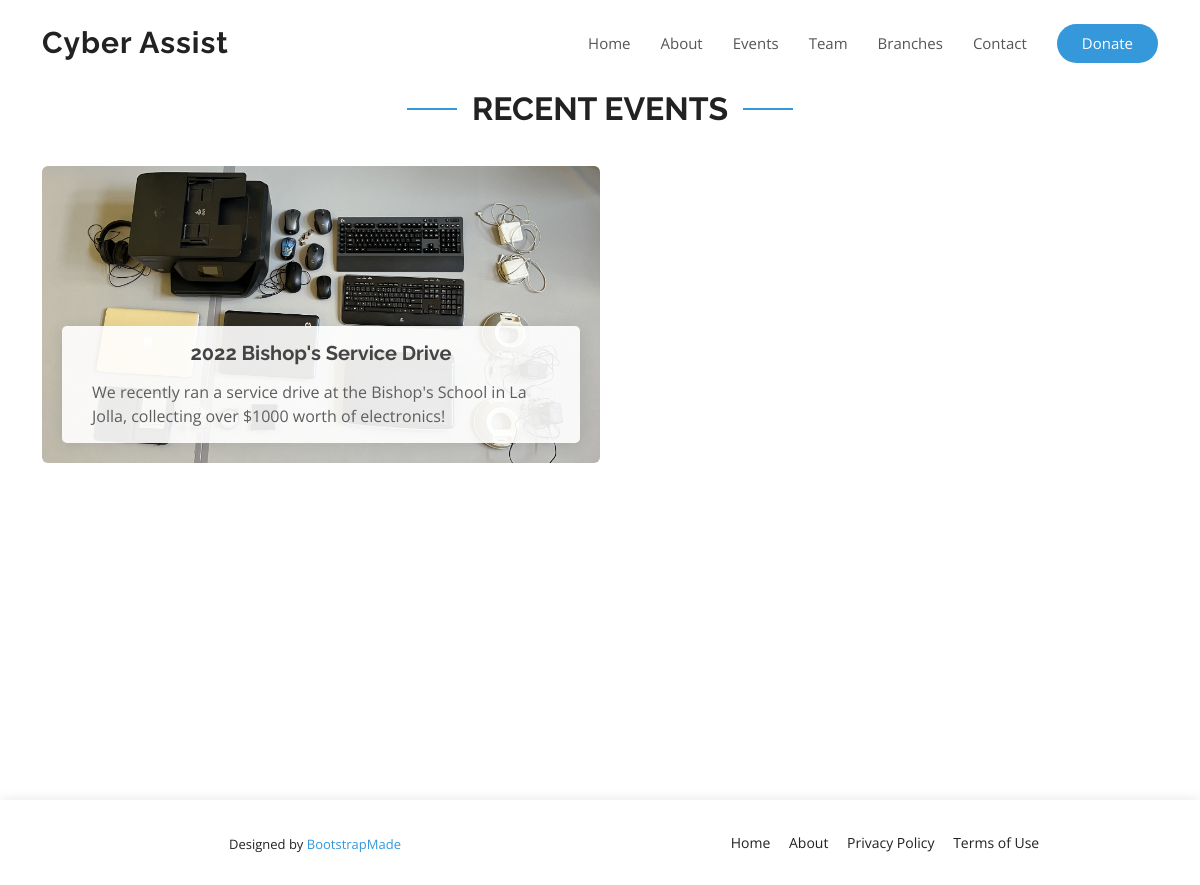
The app's page /events with its own data.
### cawebsite/models.py (models this page shows, shortened)
class Event(models.Model):
    name = models.TextField(verbose_name="name (what you want this event to be called in the admin interface)")
    title = models.TextField()
    desc = models.TextField(verbose_name="description")
    img = models.ImageField(upload_to = "events/", verbose_name="image")

### cawebsite/views.py (the view)
# urls.py: path("events", views.events),
def events(request):
    eventInstances = Event.objects.all()
    return render(request, "cawebsite/events.html", {"eventInstances": eventInstances})

### cawebsite/templates/cawebsite/events.html (shortened to what this page needs)
{% extends 'cawebsite/base.html' %}
{% load static %}
{% block content %}
<div class = "container events more-services" style = "padding-top: 90px; padding-bottom: 70px;">
    <div class="section-title" style = "opacity: 100;" data-aos="fade-up">
        <h2>Recent Events</h2>
        </div>
    {% for eventInstance in eventInstances %}
    <div class="col-md-6 d-flex align-items-stretch">
        <div class="card" style='background-image: url("{{ eventInstance.img.url }}");' data-aos="fade-up" data-aos-delay="100">
            <div class="card-body">
                <h5 class="card-title">{{ eventInstance.title }}</a></h5>
                <p class="card-text">{{ eventInstance.desc }}</p>
            </div>
        </div>
    </div>
    {% endfor %}
</div>
{% endblock %}

### cawebsite/static/cawebsite/css/style.css (style rules this page uses)
body { font-family: "Open Sans", sans-serif; color: #444444; }
h1, h2, h3, h4, h5, h6 { font-family: "Raleway", sans-serif; }
.section-title { text-align: center; padding-bottom: 30px; }
.section-title h2 { font-size: 32px; font-weight: bold; text-transform: uppercase; position: relative; color: #222222; }
.section-title h2::before, .section-title h2::after { content: ""; width: 50px; height: 2px; background: #3498db; display: inline-block; }
.section-title h2::before { margin: 0 15px 10px 0; }
.section-title h2::after { margin: 0 0 10px 15px; }
.more-services { padding-top: 20px; }
.more-services .card { border: 0; padding: 160px 20px 20px 20px; position: relative; width: 100%; background-size: cover; background-repeat: no-repeat; background-position: center center; }
.more-services .card-body { z-index: 10; background: rgba(255, 255, 255, 0.9); padding: 15px 30px; box-shadow: 0px 2px 15px rgba(0, 0, 0, 0.1); transition: 0.3s; transition: ease-in-out 0.4s; border-radius: 5px; }
.more-services .card-title { font-weight: 700; text-align: center; margin-bottom: 15px; }
.more-services .card-text { color: #5e5e5e; }

### records on screen
Event: img (picture), title "2022 Bishop's Service Drive", desc "We recently ran a service drive at the Bishop's School in La Jolla, collecting over $1000 worth of electronics!"
